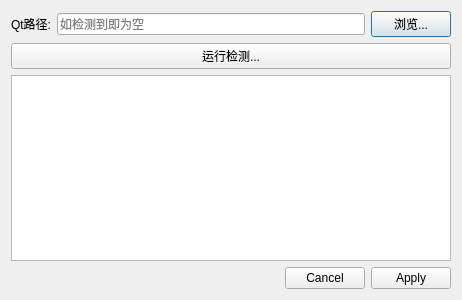
<?xml version="1.0" encoding="UTF-8"?>
<ui version="4.0">
 <class>DetectQtDevToolsDialog</class>
 <widget class="QDialog" name="DetectQtDevToolsDialog">
  <property name="geometry">
   <rect>
    <x>0</x>
    <y>0</y>
    <width>462</width>
    <height>300</height>
   </rect>
  </property>
  <property name="windowTitle">
   <string notr="true">Dialog</string>
  </property>
  <layout class="QVBoxLayout" name="verticalLayout">
   <item>
    <layout class="QHBoxLayout" name="horizontalLayout">
     <item>
      <widget class="QLabel" name="label">
       <property name="text">
        <string>Qt路径:</string>
       </property>
      </widget>
     </item>
     <item>
      <widget class="QLineEdit" name="QtRootPathEdit">
       <property name="text">
        <string/>
       </property>
       <property name="placeholderText">
        <string>如检测到即为空</string>
       </property>
      </widget>
     </item>
     <item>
      <widget class="QPushButton" name="BrowseButton">
       <property name="text">
        <string>浏览...</string>
       </property>
      </widget>
     </item>
    </layout>
   </item>
   <item>
    <widget class="QPushButton" name="RunButton">
     <property name="text">
      <string>运行检测...</string>
     </property>
    </widget>
   </item>
   <item>
    <widget class="QTextEdit" name="DetectionProcessTextEdit"/>
   </item>
   <item>
    <widget class="QDialogButtonBox" name="ButtonBox">
     <property name="sizePolicy">
      <sizepolicy hsizetype="Expanding" vsizetype="Fixed">
       <horstretch>0</horstretch>
       <verstretch>0</verstretch>
      </sizepolicy>
     </property>
     <property name="standardButtons">
      <set>QDialogButtonBox::Apply|QDialogButtonBox::Cancel</set>
     </property>
    </widget>
   </item>
  </layout>
 </widget>
 <resources/>
 <connections/>
</ui>
